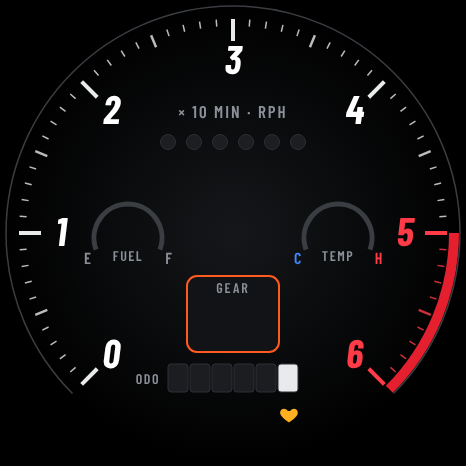
#> input picture assets/default.r/images/bg.png, 466 x 466 px
$ python preview.py
#> lines starting #> are read from the running program, lines starting #| are printed output that depends on the picture; pictures that were not available may be replaced by others from this repository, and a replacement may not be noted
# Composite the real assets at the same coordinates as watchface/index.js to check layout
import sys
from PIL import Image
import os; I=os.path.join(os.path.dirname(os.path.abspath(__file__)),'..','assets','default.r','images')+os.sep
def L(n): return Image.open(I+n+'.png').convert('RGBA')
#> called with n = 'bg'
def paste(c,n,x,y): im=L(n); c.alpha_composite(im,(x,y)); return im.width
#> call 2 of L, with n = 'fuel/14'
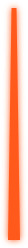
#> input picture assets/default.r/images/needle.png, 28 x 248 px, given in place of 14.png, which was not available
#> in L, returned value is the input picture: PIL image 28x248 RGBA; mean R, G, B, A 221.1, 66.6, 14.5, 94.8
def rot(c,n,px,py,cx,cy,a):
#> called with n = 'mini_needle', px = 5, py = 40, cx = 128, cy = 238, a = 48.4
    im=L(n); W=max(im.width,im.height)*2+4; layer=Image.new('RGBA',(W,W))
#> after `W = max(im.width, im.height) * 2 + 4`: W = 936
#> after `layer = Image.new('RGBA', (W, W))`: layer: PIL image 936x936 RGBA; every value is 0
    layer.paste(im,(W//2-px,W//2-py)); r=layer.rotate(-a,resample=Image.BICUBIC,center=(W//2,W//2))
#> after `layer.paste(im, (W // 2 - px, W // 2 - py))`:
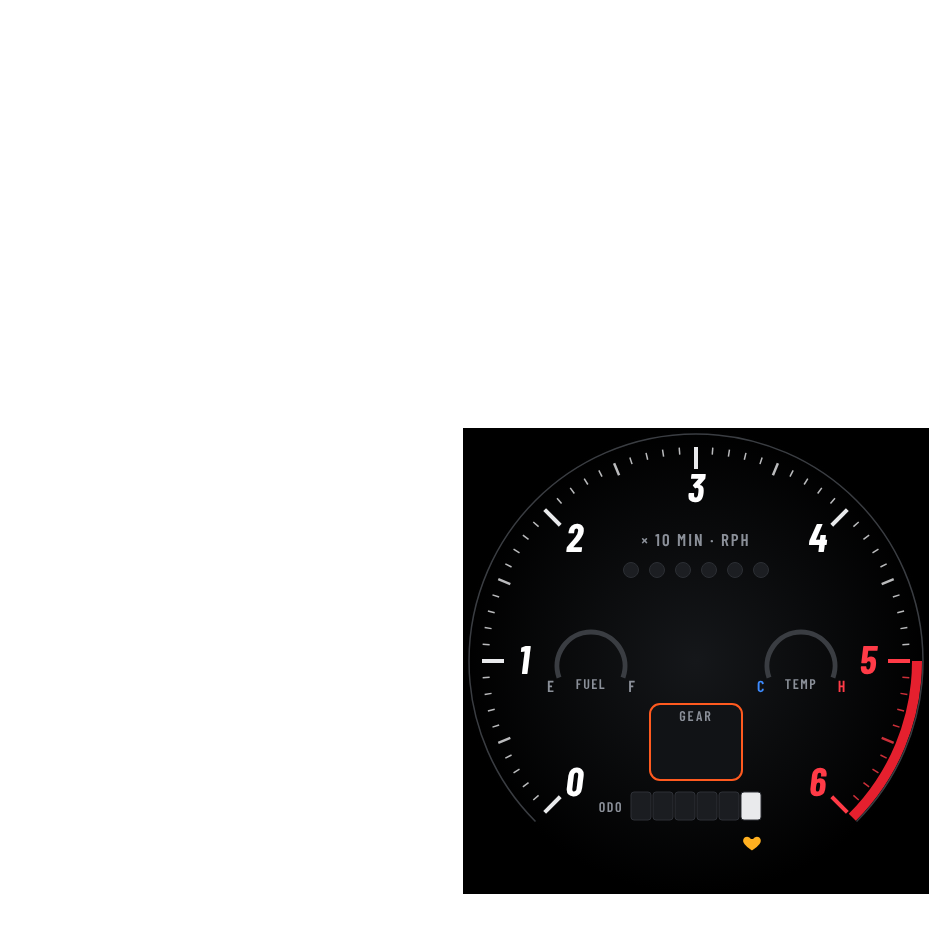
#> layer: PIL image 936x936 RGBA; mean R, G, B, A 3.5, 2.9, 3.1, 63.2; transparent parts drawn white
#> after `r = layer.rotate(-a, resample=Image.BICUBIC, center=(W // 2, W // 2))`:
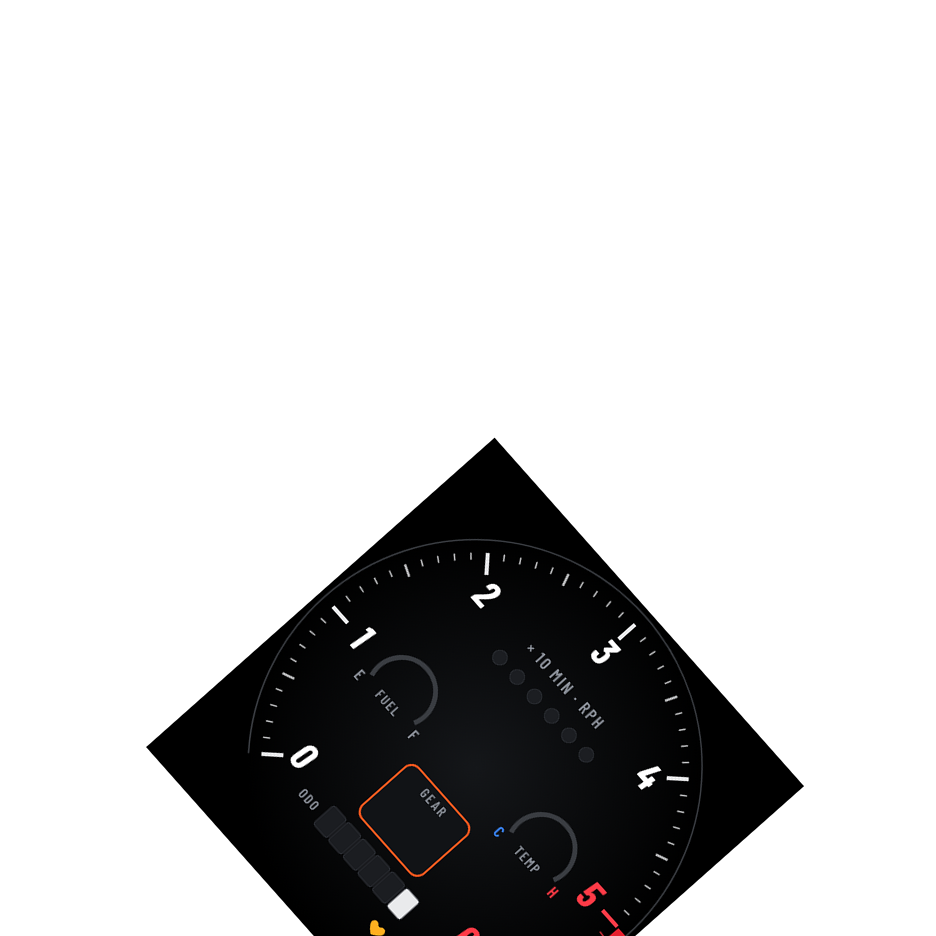
#> r: PIL image 936x936 RGBA; mean R, G, B, A 2.8, 2.7, 2.9, 55.7; transparent parts drawn white
    c.alpha_composite(r,(cx-W//2,cy-W//2))
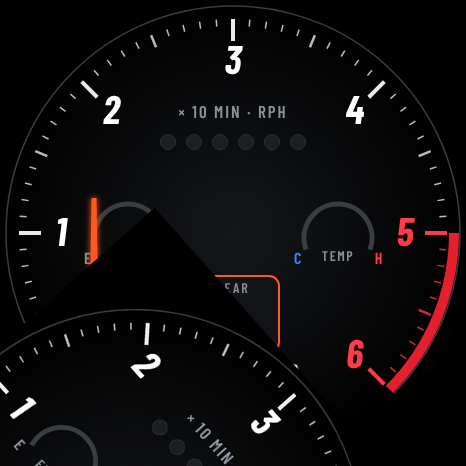
#> c: PIL image 466x466 RGBA; mean R, G, B, A 13.7, 11.3, 12.2, 255
def textimg(c,s,font,x,y,w,align='c',unit=None):
    parts=[font+'/'+ch if ch!='-' else 'small/minus' for ch in s]+([unit] if unit else [])
    ims=[L(p) for p in parts]; tw=sum(i.width+1 for i in ims)-1
    sx=x+(w-tw)//2 if align=='c' else x
    for im in ims: c.alpha_composite(im,(sx,y)); sx+=im.width+1
aod = len(sys.argv)>2 and sys.argv[2]=='aod'
h,m,s=14,37,34; bat=72; steps=8421; temp=16; hr=72
c=Image.new('RGBA',(466,466),(0,0,0,255))
if not aod:
    paste(c,'bg',0,0)
    paste(c,'fuel/'+str(round(bat/5)),80,190)
    rot(c,'mini_needle',5,40,128,238,-110+220*bat/100)
#> (the run stopped early here; a loop or call above may not have finished)
